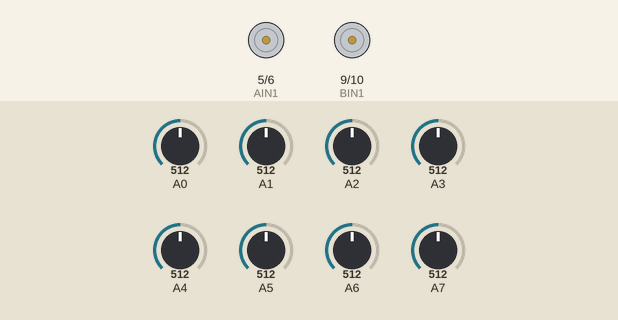
Simulated run of this sketch. Board: Arduino Nano, built with avr-gcc and run on an emulated ATmega328P. On the bench: motor-driver pin pairs drawn as motors (green arrow = first pin HIGH = forward, orange = second pin HIGH = backward, longer = more drive). The test bench sets the inputs (shaded band); at power-on: A0 = 512, A1 = 512, A2 = 512, A3 = 512, A4 = 512, A5 = 512, A6 = 512, A7 = 512.

Above: at 0.1 s.
At 5.1 s:
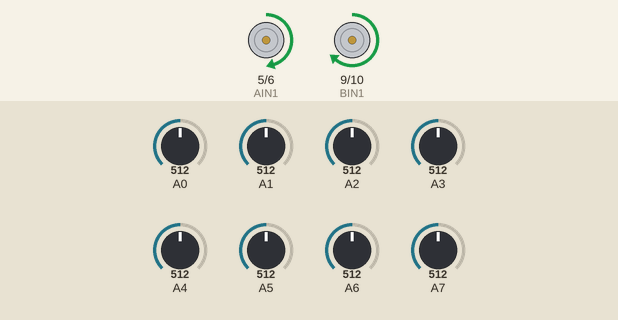
Timing chart, 0 to 6.6 s (numbered marks = the images above):
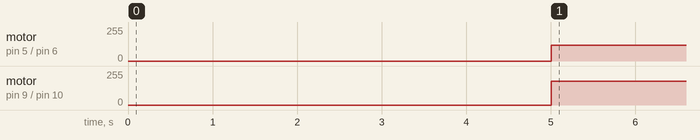

Measured:
- by itself, motor on pin 5 (AIN1) / pin 6 (AIN2): stopped → forward 120/255 at 5.0 s
- by itself, motor on pin 9 (BIN1) / pin 10 (BIN2): stopped → forward 180/255 at 5.0 s

The sketch:

A0sensorokuma.ino
```cpp
#include <QTRSensors.h>

// ====================
// MOTOR PINLERİ
// ====================
// Her motor için 2 pin kullanıyoruz
#define AIN1 5   // Sol motor
#define AIN2 6
#define BIN1 9   // Sağ motor
#define BIN2 10

// ====================
// QTR SENSÖRLER
// ====================
QTRSensors qtr;

const uint8_t sensorCount = 8;
uint16_t sensorValues[sensorCount];

// ====================
// AYARLAR
// ====================
int hiz = 180;      // Robotun normal hızı
int donus = 150;   // Dönüş hızı
int ref = 500;     // Siyah çizgi algılama sınırı

void setup()
{
  Serial.begin(9600);

  pinMode(AIN1, OUTPUT);
  pinMode(AIN2, OUTPUT);
  pinMode(BIN1, OUTPUT);
  pinMode(BIN2, OUTPUT);

  // Sensör ayarları
  qtr.setTypeAnalog();
  qtr.setSensorPins((const uint8_t[]){A0,A1,A2,A3,A4,A5,A6,A7}, sensorCount);
  qtr.setEmitterPin(2);

  delay(500);

  // ===== KALİBRASYON =====
  // Robotu çizgi üstünde sağa sola gezdiriyoruz
  for (int i = 0; i < 100; i++)
  {
    qtr.calibrate();
    delay(20);
  }
}

void loop()
{
  // Sensörleri oku
  qtr.read(sensorValues);

  // Orta sensörler çizgiyi görüyor mu?
  bool orta = sensorValues[3] > ref || sensorValues[4] > ref;

  // Sol taraf çizgiyi görüyor mu?
  bool sol  = sensorValues[0] > ref || sensorValues[1] > ref || sensorValues[2] > ref;

  // Sağ taraf çizgiyi görüyor mu?
  bool sag  = sensorValues[5] > ref || sensorValues[6] > ref || sensorValues[7] > ref;

  // =====================
  // ÇİZGİ TAKİP KARARI
  // =====================

  // 1) ORTA ÇİZGİYİ GÖRÜRSE → DÜZ GİT
  if (orta && !sol && !sag)
  {
    analogWrite(AIN1, hiz);
    analogWrite(AIN2, 0);
    analogWrite(BIN1, hiz);
    analogWrite(BIN2, 0);
  }

  // 2) ÇİZGİ SOLDA → SOLA DÖN
  else if (sol && !orta)
  {
    analogWrite(AIN1, 80);      // Sol motor yavaş
    analogWrite(AIN2, 0);
    analogWrite(BIN1, donus);   // Sağ motor hızlı
    analogWrite(BIN2, 0);
  }

  // 3) ÇİZGİ SAĞDA → SAĞA DÖN
  else if (sag && !orta)
  {
    analogWrite(AIN1, donus);   // Sol motor hızlı
    analogWrite(AIN2, 0);
    analogWrite(BIN1, 80);      // Sağ motor yavaş
    analogWrite(BIN2, 0);
  }

  // 4) ORTA + SOL → HAFİF SOLA
  else if (orta && sol)
  {
    analogWrite(AIN1, hiz - 60);
    analogWrite(AIN2, 0);
    analogWrite(BIN1, hiz);
    analogWrite(BIN2, 0);
  }

  // 5) ORTA + SAĞ → HAFİF SAĞA
  else if (orta && sag)
  {
    analogWrite(AIN1, hiz);
    analogWrite(AIN2, 0);
    analogWrite(BIN1, hiz - 60);
    analogWrite(BIN2, 0);
  }

  // 6) HİÇBİRİ GÖRMÜYOR → DUR
  else
  {
    analogWrite(AIN1, 0);
    analogWrite(AIN2, 0);
    analogWrite(BIN1, 0);
    analogWrite(BIN2, 0);
  }

  delay(5);
}
```
